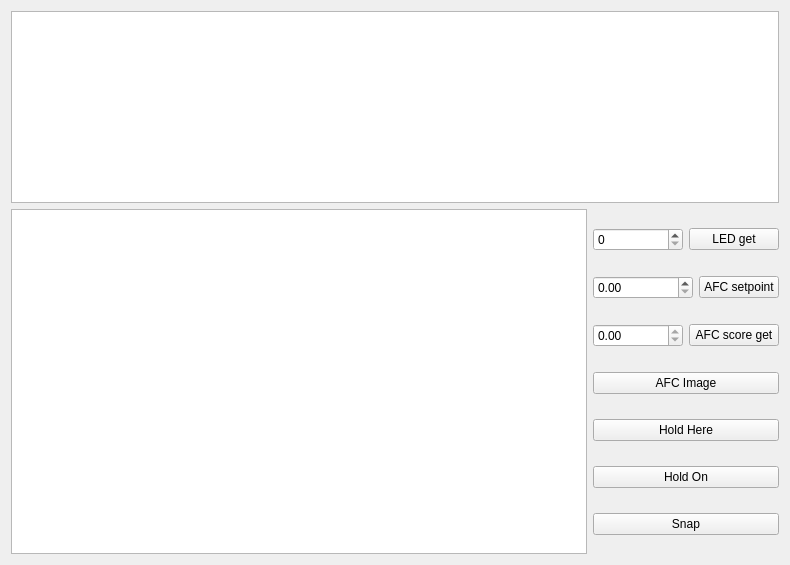
<?xml version="1.0" encoding="UTF-8"?>
<ui version="4.0">
 <class>Form</class>
 <widget class="QWidget" name="Form">
  <property name="geometry">
   <rect>
    <x>0</x>
    <y>0</y>
    <width>790</width>
    <height>565</height>
   </rect>
  </property>
  <property name="sizePolicy">
   <sizepolicy hsizetype="Expanding" vsizetype="Expanding">
    <horstretch>1</horstretch>
    <verstretch>1</verstretch>
   </sizepolicy>
  </property>
  <property name="windowTitle">
   <string>Form</string>
  </property>
  <layout class="QVBoxLayout" name="verticalLayout_3">
   <item>
    <layout class="QVBoxLayout" name="verticalLayout" stretch="100,10">
     <item>
      <widget class="GraphicsLayoutWidget" name="afcGraphicsLayout">
       <property name="sizePolicy">
        <sizepolicy hsizetype="Expanding" vsizetype="Fixed">
         <horstretch>0</horstretch>
         <verstretch>0</verstretch>
        </sizepolicy>
       </property>
      </widget>
     </item>
     <item>
      <layout class="QHBoxLayout" name="horizontalLayout">
       <item>
        <widget class="GraphicsLayoutWidget" name="imageGraphicsLayout"/>
       </item>
       <item>
        <layout class="QVBoxLayout" name="verticalLayout_2">
         <item>
          <layout class="QHBoxLayout" name="horizontalLayout_2">
           <property name="sizeConstraint">
            <enum>QLayout::SetDefaultConstraint</enum>
           </property>
           <item>
            <widget class="QSpinBox" name="LEDspinBox">
             <property name="maximum">
              <number>255</number>
             </property>
            </widget>
           </item>
           <item>
            <widget class="QPushButton" name="LEDPushButton">
             <property name="text">
              <string>LED get</string>
             </property>
            </widget>
           </item>
          </layout>
         </item>
         <item>
          <layout class="QHBoxLayout" name="horizontalLayout_3">
           <item>
            <widget class="QDoubleSpinBox" name="afcSetpointDoubleSpinBox">
             <property name="minimumSize">
              <size>
               <width>100</width>
               <height>0</height>
              </size>
             </property>
             <property name="maximum">
              <double>99999999.989999994635582</double>
             </property>
            </widget>
           </item>
           <item>
            <widget class="QPushButton" name="AFCSetpointPushButton">
             <property name="text">
              <string>AFC setpoint</string>
             </property>
            </widget>
           </item>
          </layout>
         </item>
         <item>
          <layout class="QHBoxLayout" name="horizontalLayout_5">
           <item>
            <widget class="QDoubleSpinBox" name="afcScoredoubleSpinBox">
             <property name="readOnly">
              <bool>true</bool>
             </property>
             <property name="minimum">
              <double>-1000000.000000000000000</double>
             </property>
             <property name="maximum">
              <double>1000000.000000000000000</double>
             </property>
            </widget>
           </item>
           <item>
            <widget class="QPushButton" name="afcScorePushButton">
             <property name="text">
              <string>AFC score get</string>
             </property>
            </widget>
           </item>
          </layout>
         </item>
         <item>
          <widget class="QPushButton" name="AFCImagePushButton">
           <property name="text">
            <string>AFC Image</string>
           </property>
          </widget>
         </item>
         <item>
          <widget class="QPushButton" name="holdHerePushButton">
           <property name="text">
            <string>Hold Here</string>
           </property>
          </widget>
         </item>
         <item>
          <widget class="QPushButton" name="HoldOnPushButton">
           <property name="text">
            <string>Hold On</string>
           </property>
          </widget>
         </item>
         <item>
          <widget class="QPushButton" name="SnapPushButton">
           <property name="text">
            <string>Snap</string>
           </property>
          </widget>
         </item>
        </layout>
       </item>
      </layout>
     </item>
    </layout>
   </item>
  </layout>
 </widget>
 <customwidgets>
  <customwidget>
   <class>GraphicsLayoutWidget</class>
   <extends>QGraphicsView</extends>
   <header>pyqtgraph.h</header>
  </customwidget>
 </customwidgets>
 <resources/>
 <connections>
  <connection>
   <sender>AFCImagePushButton</sender>
   <signal>clicked()</signal>
   <receiver>Form</receiver>
   <slot>takeAFCImage()</slot>
   <hints>
    <hint type="sourcelabel">
     <x>777</x>
     <y>465</y>
    </hint>
    <hint type="destinationlabel">
     <x>762</x>
     <y>449</y>
    </hint>
   </hints>
  </connection>
  <connection>
   <sender>holdHerePushButton</sender>
   <signal>clicked()</signal>
   <receiver>Form</receiver>
   <slot>onHoldHere()</slot>
   <hints>
    <hint type="sourcelabel">
     <x>777</x>
     <y>494</y>
    </hint>
    <hint type="destinationlabel">
     <x>762</x>
     <y>425</y>
    </hint>
   </hints>
  </connection>
  <connection>
   <sender>HoldOnPushButton</sender>
   <signal>clicked()</signal>
   <receiver>Form</receiver>
   <slot>holdOn()</slot>
   <hints>
    <hint type="sourcelabel">
     <x>777</x>
     <y>523</y>
    </hint>
    <hint type="destinationlabel">
     <x>762</x>
     <y>490</y>
    </hint>
   </hints>
  </connection>
  <connection>
   <sender>SnapPushButton</sender>
   <signal>clicked()</signal>
   <receiver>Form</receiver>
   <slot>snap()</slot>
   <hints>
    <hint type="sourcelabel">
     <x>777</x>
     <y>552</y>
    </hint>
    <hint type="destinationlabel">
     <x>762</x>
     <y>534</y>
    </hint>
   </hints>
  </connection>
  <connection>
   <sender>LEDPushButton</sender>
   <signal>clicked()</signal>
   <receiver>Form</receiver>
   <slot>getLEDIntensity()</slot>
   <hints>
    <hint type="sourcelabel">
     <x>776</x>
     <y>256</y>
    </hint>
    <hint type="destinationlabel">
     <x>762</x>
     <y>255</y>
    </hint>
   </hints>
  </connection>
  <connection>
   <sender>AFCSetpointPushButton</sender>
   <signal>clicked()</signal>
   <receiver>Form</receiver>
   <slot>getAFCOffset()</slot>
   <hints>
    <hint type="sourcelabel">
     <x>776</x>
     <y>334</y>
    </hint>
    <hint type="destinationlabel">
     <x>762</x>
     <y>519</y>
    </hint>
   </hints>
  </connection>
  <connection>
   <sender>afcSetpointDoubleSpinBox</sender>
   <signal>valueChanged(double)</signal>
   <receiver>Form</receiver>
   <slot>setAFCOffset()</slot>
   <hints>
    <hint type="sourcelabel">
     <x>695</x>
     <y>332</y>
    </hint>
    <hint type="destinationlabel">
     <x>762</x>
     <y>564</y>
    </hint>
   </hints>
  </connection>
  <connection>
   <sender>LEDspinBox</sender>
   <signal>valueChanged(int)</signal>
   <receiver>Form</receiver>
   <slot>setAFCIntensity()</slot>
   <hints>
    <hint type="sourcelabel">
     <x>683</x>
     <y>255</y>
    </hint>
    <hint type="destinationlabel">
     <x>762</x>
     <y>221</y>
    </hint>
   </hints>
  </connection>
  <connection>
   <sender>afcScorePushButton</sender>
   <signal>clicked()</signal>
   <receiver>Form</receiver>
   <slot>getAFCScore()</slot>
   <hints>
    <hint type="sourcelabel">
     <x>739</x>
     <y>400</y>
    </hint>
    <hint type="destinationlabel">
     <x>788</x>
     <y>361</y>
    </hint>
   </hints>
  </connection>
 </connections>
 <slots>
  <slot>AFCImage()</slot>
  <slot>holdHere()</slot>
  <slot>holdOn()</slot>
  <slot>snap()</slot>
  <slot>getLEDIntensity()</slot>
  <slot>getAFCOffset()</slot>
  <slot>setAFCOffset()</slot>
  <slot>setAFCIntensity()</slot>
  <slot>getAFCScore()</slot>
 </slots>
</ui>
